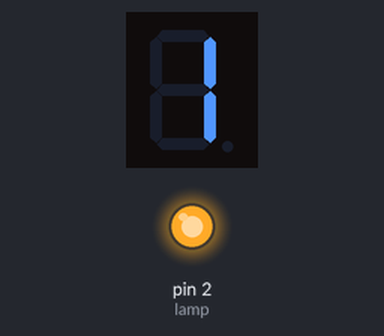
A sketch run on a simulated Arduino Uno, built with avr-gcc and run on an emulated ATmega328P. Parts: 1-digit seven-segment display, output pins drawn as LEDs (lit = HIGH). Wiring (inferred from the names in the program): 1-digit 7-segment display, segments lit when HIGH: segments pin 3, pin 4, pin 7, pin 8, pin 9, pin 5, pin 6. The segment pins are drawn as the display they are named for; pins used as bus, display or sensor lines are not drawn.

Above: at 0.1 s.
At 1.6 s:
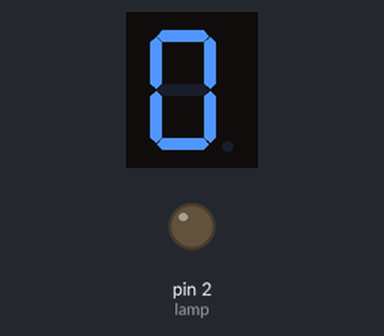
Timing chart, 0 to 130.0 s (numbered marks = the images above):
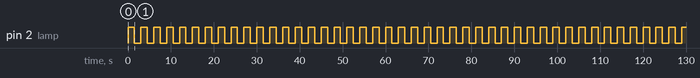

The sketch:

projeto04.ino
```cpp
//O display está configurado em cátodo comum

#define lamp 2 // Define a porta 2 como "lamp"
#define A 3  // Define a porta 3 como A
#define B 4  // Define a porta 4 como B
#define F 5  // Define a porta 5 como F
#define G 6  // Define a porta 6 como G
#define C 7  // Define a porta 7 como C
#define D 8  // Define a porta 8 como D
#define E 9  // Define a porta 9 como E

void setup(){
  pinMode(lamp, OUTPUT);  // Configura lamp como saída
  pinMode(A, OUTPUT);
  pinMode(B, OUTPUT);
  pinMode(C, OUTPUT);
  pinMode(D, OUTPUT);
  pinMode(E, OUTPUT);
  pinMode(F, OUTPUT);
  pinMode(G, OUTPUT);
  // Configura as portas de A a G como saída
}

void loop(){
  digitalWrite(lamp, HIGH);  // Liga lamp
  if(digitalRead(lamp) == HIGH){  // Se lamp estiver ligada
    digitalWrite(A, LOW);
    digitalWrite(B, HIGH);  // Os segmentos B e C são ligados
    digitalWrite(C, HIGH);
    digitalWrite(D, LOW);
    digitalWrite(E, LOW);
    digitalWrite(F, LOW);
  }
  delay(1500); // Espera 1 segundo e meio

  digitalWrite(lamp, LOW); // Desliga lam
  if(digitalRead(lamp) == LOW){  // Se lamp estiver desligada
    digitalWrite(A, HIGH);
    digitalWrite(B, HIGH);
    digitalWrite(C, HIGH);  //Os segmentos de A a F são ligados
    digitalWrite(D, HIGH);
    digitalWrite(E, HIGH);
    digitalWrite(F, HIGH);
  }
  delay(1500); // Espera 1 segundo e meio
}
```

Measured:
- by itself, pin 2 (lamp): alternates HIGH for 1.5 s and LOW for 1.5 s
